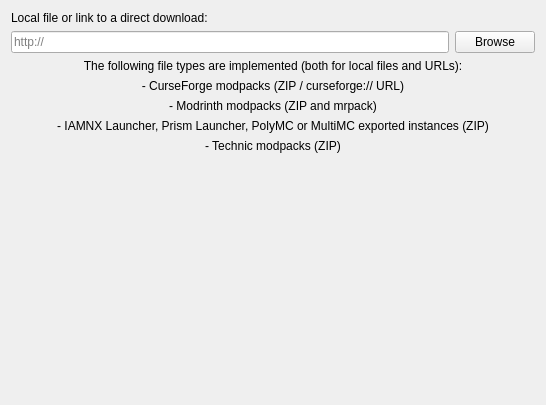
<?xml version="1.0" encoding="UTF-8"?>
<ui version="4.0">
 <class>ImportPage</class>
 <widget class="QWidget" name="ImportPage">
  <property name="geometry">
   <rect>
    <x>0</x>
    <y>0</y>
    <width>546</width>
    <height>405</height>
   </rect>
  </property>
  <layout class="QGridLayout" name="gridLayout">
   <item row="2" column="0">
    <widget class="QLineEdit" name="modpackEdit">
     <property name="placeholderText">
      <string notr="true">http://</string>
     </property>
    </widget>
   </item>
   <item row="2" column="1">
    <widget class="QPushButton" name="modpackBtn">
     <property name="text">
      <string>Browse</string>
     </property>
    </widget>
   </item>
   <item row="3" column="0" rowspan="2" colspan="2">
    <layout class="QVBoxLayout" name="verticalLayout">
     <item>
      <widget class="QLabel" name="label">
       <property name="text">
        <string>The following file types are implemented (both for local files and URLs):</string>
       </property>
       <property name="alignment">
        <set>Qt::AlignCenter</set>
       </property>
      </widget>
     </item>
     <item>
      <widget class="QLabel" name="label_5">
       <property name="text">
        <string>- CurseForge modpacks (ZIP / curseforge:// URL)</string>
       </property>
       <property name="alignment">
        <set>Qt::AlignCenter</set>
       </property>
      </widget>
     </item>
     <item>
      <widget class="QLabel" name="label_3">
       <property name="text">
        <string>- Modrinth modpacks (ZIP and mrpack)</string>
       </property>
       <property name="alignment">
        <set>Qt::AlignCenter</set>
       </property>
      </widget>
     </item>
     <item>
      <widget class="QLabel" name="label_2">
       <property name="text">
        <string>- IAMNX Launcher, Prism Launcher, PolyMC or MultiMC exported instances (ZIP)</string>
       </property>
       <property name="alignment">
        <set>Qt::AlignCenter</set>
       </property>
      </widget>
     </item>
     <item>
      <widget class="QLabel" name="label_4">
       <property name="text">
        <string>- Technic modpacks (ZIP)</string>
       </property>
       <property name="alignment">
        <set>Qt::AlignCenter</set>
       </property>
      </widget>
     </item>
    </layout>
   </item>
   <item row="5" column="0" colspan="2">
    <spacer name="verticalSpacer">
     <property name="orientation">
      <enum>Qt::Vertical</enum>
     </property>
     <property name="sizeHint" stdset="0">
      <size>
       <width>20</width>
       <height>40</height>
      </size>
     </property>
    </spacer>
   </item>
   <item row="0" column="0" colspan="2">
    <widget class="QLabel" name="modpackLabel">
     <property name="text">
      <string>Local file or link to a direct download:</string>
     </property>
    </widget>
   </item>
  </layout>
 </widget>
 <resources/>
 <connections/>
</ui>
